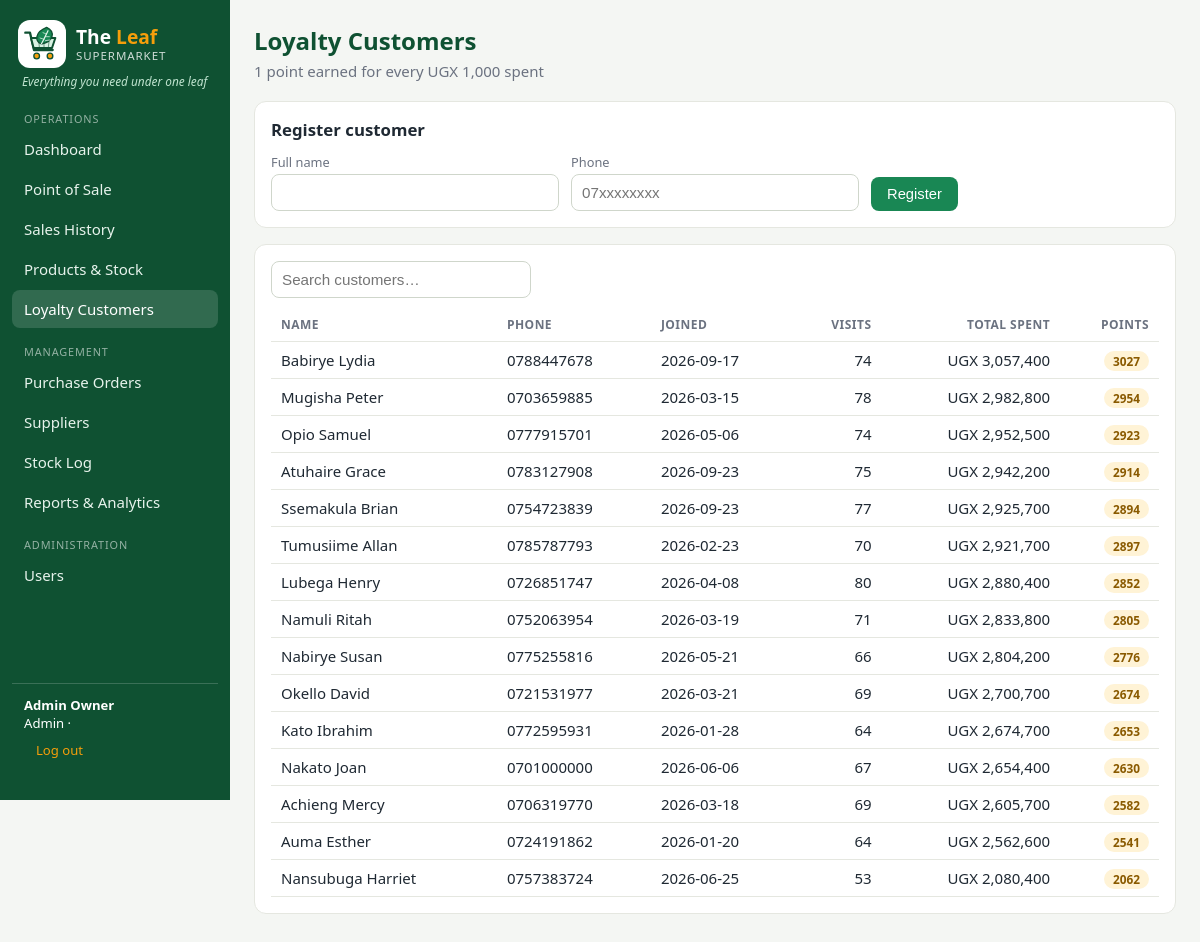
/customers.php (signed in), run on the app's committed database.
### tables this page shows
CREATE TABLE `customers` (
  `customer_id` int(11) NOT NULL AUTO_INCREMENT,
  `full_name` varchar(100) NOT NULL,
  `phone` varchar(20) NOT NULL,
  `loyalty_points` int(11) NOT NULL DEFAULT 0,
  `joined_on` date NOT NULL,
  PRIMARY KEY (`customer_id`),
  UNIQUE KEY `phone` (`phone`)
);

### includes/bootstrap.php (called while the page is built, shortened)
<?php
function cfg() { static $c; return $c ??= require __DIR__ . '/../config.php'; }
function db(): PDO {
    static $pdo;
    if (!$pdo) {
        $c = cfg();
        $pdo = new PDO("mysql:host={$c['host']};port={$c['port']};dbname={$c['name']};charset=utf8mb4", $c['user'], $c['pass'], [
            PDO::ATTR_ERRMODE => PDO::ERRMODE_EXCEPTION,
            PDO::ATTR_DEFAULT_FETCH_MODE => PDO::FETCH_ASSOC,
            PDO::ATTR_EMULATE_PREPARES => false,
        ]);
    }
    return $pdo;
}
function run($sql, $a = []) { $s = db()->prepare($sql); $s->execute($a); return $s; }
function q($sql, $a = []) { return run($sql, $a)->fetchAll(); }
function e($v) { return htmlspecialchars((string)$v, ENT_QUOTES, 'UTF-8'); }
function ugx($n) { return 'UGX ' . number_format((float)$n); }
require_once __DIR__ . '/layout.php';

### customers.php (the view, shortened to what this page needs)
<?php
require 'includes/bootstrap.php'; require_login();
$rows = q('SELECT c.*, COALESCE((SELECT SUM(total) FROM sales WHERE customer_id=c.customer_id),0) spent, (SELECT COUNT(*) FROM sales WHERE customer_id=c.customer_id) visits FROM customers c ORDER BY spent DESC');
render_head('Loyalty Customers'); ?>
<h1>Loyalty Customers</h1><p class="sub">1 point earned for every UGX 1,000 spent</p>
<form class="card" method="post"><?= csrf_field() ?><h2>Register customer</h2><div class="form"><div><label>Full name</label><input name="full_name" required></div><div><label>Phone</label><input name="phone" required placeholder="07xxxxxxxx"></div><div><button>Register</button></div></div></form>
<div class="card"><input data-filter="#t" placeholder="Search customers…" style="max-width:260px;margin-bottom:10px"><table id="t"><tr><th>Name</th><th>Phone</th><th>Joined</th><th class="r">Visits</th><th class="r">Total spent</th><th class="r">Points</th></tr>
<?php foreach ($rows as $c): ?><tr><td><?= e($c['full_name']) ?></td><td><?= e($c['phone']) ?></td><td><?= e($c['joined_on']) ?></td><td class="r"><?= $c['visits'] ?></td><td class="r"><?= ugx($c['spent']) ?></td><td class="r"><span class="badge b-amber"><?= $c['loyalty_points'] ?></span></td></tr><?php endforeach; ?></table></div>

### assets/style.css (style rules this page uses)
:root { --green:#0f5132;--green2:#198754;--amber:#f59e0b;--bg:#f4f6f3;--card:#fff;--ink:#1f2933;--mute:#6b7280;--line:#e5e7e0;--red:#c0392b }
* { box-sizing:border-box }
body { margin:0;font-family:system-ui,-apple-system,Segoe UI,Roboto,sans-serif;background:var(--bg);color:var(--ink);font-size:15px }
h1 { margin:0 0 4px;font-size:1.5rem;color:var(--green) }
.sub { color:var(--mute);margin:0 0 20px }
h2 { font-size:1.05rem;margin:0 0 12px }
.card { background:var(--card);border:1px solid var(--line);border-radius:12px;padding:16px;margin-bottom:16px;overflow-x:auto }
table { width:100%;border-collapse:collapse }
th,td { text-align:left;padding:8px 10px;border-bottom:1px solid var(--line);white-space:nowrap }
th { font-size:.75rem;text-transform:uppercase;letter-spacing:.04em;color:var(--mute) }
td.r,th.r { text-align:right }
.btn,button { background:var(--green2);color:#fff;border:0;border-radius:8px;padding:9px 16px;font-size:.92rem;cursor:pointer;display:inline-block }
input,select { padding:9px 10px;border:1px solid #cfd6cb;border-radius:8px;font-size:.95rem;background:#fff;width:100% }
label { font-size:.8rem;color:var(--mute);display:block;margin-bottom:3px }
.form { display:grid;grid-template-columns:repeat(auto-fit,minmax(200px,1fr));gap:12px;align-items:end }
.badge { padding:2px 9px;border-radius:99px;font-size:.74rem;font-weight:600;background:#e8ece6 }
.b-amber { background:#fff3d6;color:#8a5a00 }

### data on the page
customers: full_name "Babirye Lydia", phone "0788447678", joined_on "2026-09-17", visits "74", spent "UGX 3,057,400", loyalty_points "3027"
customers: full_name "Mugisha Peter", phone "0703659885", joined_on "2026-03-15", visits "78", spent "UGX 2,982,800", loyalty_points "2954"
customers: full_name "Opio Samuel", phone "0777915701", joined_on "2026-05-06", visits "74", spent "UGX 2,952,500", loyalty_points "2923"
customers: full_name "Atuhaire Grace", phone "0783127908", joined_on "2026-09-23", visits "75", spent "UGX 2,942,200", loyalty_points "2914"
customers: full_name "Ssemakula Brian", phone "0754723839", joined_on "2026-09-23", visits "77", spent "UGX 2,925,700", loyalty_points "2894"
customers: full_name "Tumusiime Allan", phone "0785787793", joined_on "2026-02-23", visits "70", spent "UGX 2,921,700", loyalty_points "2897"
customers: full_name "Lubega Henry", phone "0726851747", joined_on "2026-04-08", visits "80", spent "UGX 2,880,400", loyalty_points "2852"
customers: full_name "Namuli Ritah", phone "0752063954", joined_on "2026-03-19", visits "71", spent "UGX 2,833,800", loyalty_points "2805"
customers: full_name "Nabirye Susan", phone "0775255816", joined_on "2026-05-21", visits "66", spent "UGX 2,804,200", loyalty_points "2776"
customers: full_name "Okello David", phone "0721531977", joined_on "2026-03-21", visits "69", spent "UGX 2,700,700", loyalty_points "2674"
customers: full_name "Kato Ibrahim", phone "0772595931", joined_on "2026-01-28", visits "64", spent "UGX 2,674,700", loyalty_points "2653"
customers: full_name "Nakato Joan", phone "0701000000", joined_on "2026-06-06", visits "67", spent "UGX 2,654,400", loyalty_points "2630"
customers: full_name "Achieng Mercy", phone "0706319770", joined_on "2026-03-18", visits "69", spent "UGX 2,605,700", loyalty_points "2582"
customers: full_name "Auma Esther", phone "0724191862", joined_on "2026-01-20", visits "64", spent "UGX 2,562,600", loyalty_points "2541"
customers: full_name "Nansubuga Harriet", phone "0757383724", joined_on "2026-06-25", visits "53", spent "UGX 2,080,400", loyalty_points "2062"

### other printed values
SLOGAN "Everything you need under one leaf"
$label "Dashboard Point of Sale Sales History Products & Stock Loyalty Customers Purchase Orders Suppliers Stock Log Reports & Analytics Users"
$u['name'] "Admin Owner"
$u['role'] "Admin"
